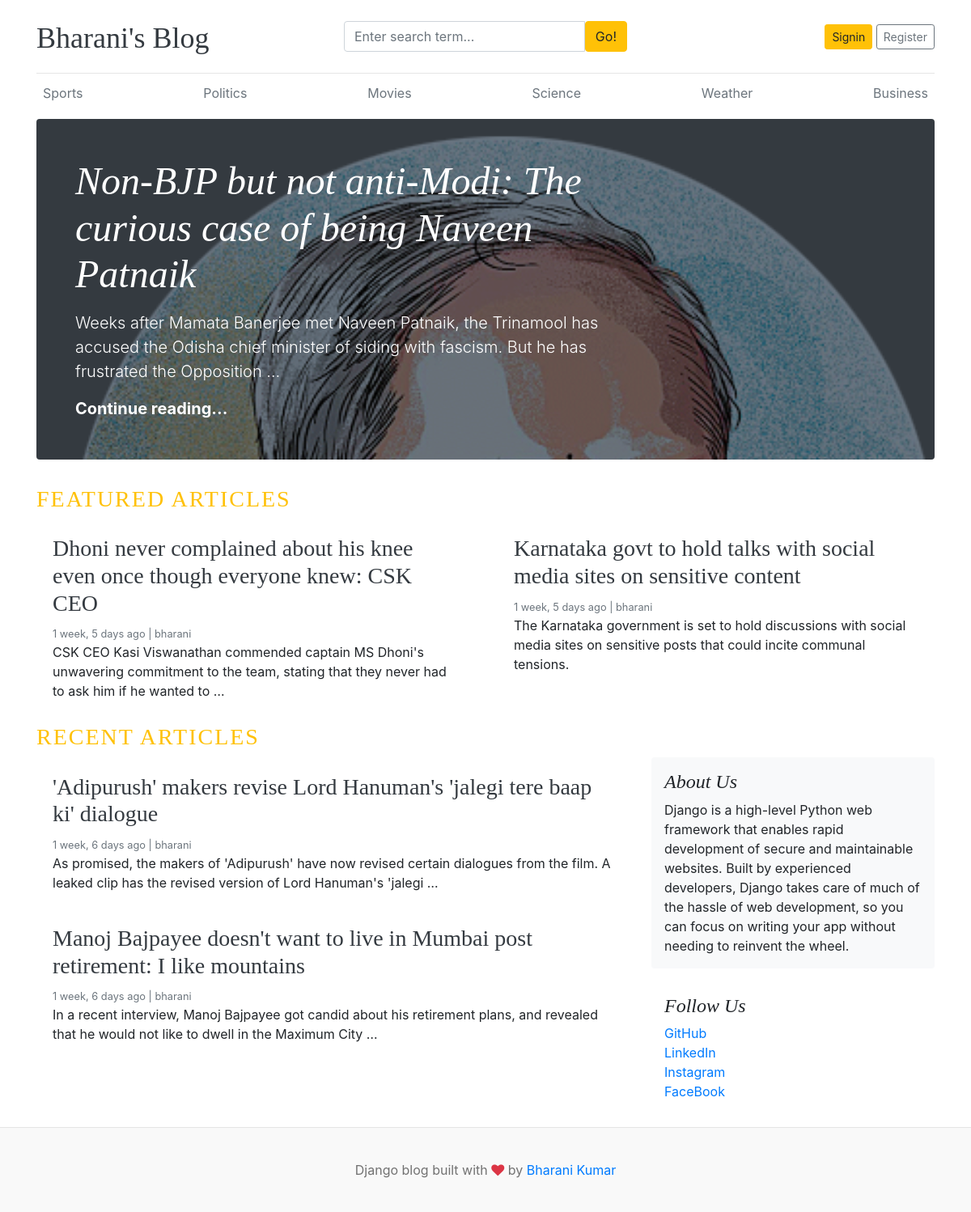
The page / on the database its author committed.
### blogs/models.py (models this page shows, shortened)
class Category(models.Model):
    category_name = models.CharField(max_length=50, unique=True)
    created_At = models.DateTimeField(auto_now_add=True)
    updated_At = models.DateTimeField(auto_now=True)
    class Meta:
        verbose_name_plural = 'categories'

class Blog(models.Model):
    title = models.CharField(max_length=100)
    slug = models.SlugField(max_length=150, unique=True, blank=True)
    category = models.ForeignKey(Category, on_delete=models.CASCADE)
    author = models.ForeignKey(User, on_delete=models.CASCADE)
    featured_image = models.ImageField(upload_to='uploads/%Y/%m/%d')
    short_discription = models.TextField(max_length=500)
    blog_body = models.TextField(max_length=2000)
    status = models.CharField(max_length=20, choices=STATUS_CHOICES, default="Draft")
    is_featured = models.BooleanField(default=False)
    created_at = models.DateTimeField(auto_now_add=True)
    updated_at = models.DateTimeField(auto_now=True)

### about/models.py (models this page shows, shortened)
class About(models.Model):
    about_heading = models.CharField(max_length=20)
    about_discription = models.TextField(max_length=290)
    class Meta:
        verbose_name_plural = 'About'

### socialLinks/models.py (models this page shows, shortened)
class SocialLink(models.Model):
    platform = models.CharField(max_length=25, unique=True)
    platform_link = models.URLField(max_length=100)

### blog_main/views.py (the view)
# urls.py: 2. Add a URL to urlpatterns:  path('', views.home, name='home')
def home(request):
    featured_posts = Blog.objects.filter(is_featured=True, status='Published').order_by('updated_at')
    posts = Blog.objects.filter(is_featured=False, status='Published')
    try:
        about = About.objects.get()
    except:
        about = None
    context = {
        'featured_posts' : featured_posts,
        'posts' : posts,
        'about' : about
    }
    return render(request, 'home.html', context)

### blogs/context_processors.py (called while the page is built)
def get_categories(request):
    categories = Category.objects.all()
    return dict(categories=categories)

def get_socialLinks(request):
    links = SocialLink.objects.all()
    return dict(links=links)

### templates/home.html
{% extends 'base.html'%}
{% block content %}
 {% for post in featured_posts %}
 {% if forloop.first %}
    <div class="jumbotron p-3 p-md-5 text-white rounded bg-dark" style="background-image: url({{ post.featured_image.url }});background-blend-mode: overlay;background-size:cover;">
        <div class="col-md-8 px-0">
          <h1 class="display-4 font-italic">{{ post.title }}</h1>
          <p class="lead my-3">{{ post.short_discription | truncatewords:25 }}</p>
          <p class="lead mb-0"><a href="{% url 'blogs' post.slug %}" class="text-white font-weight-bold">Continue reading...</a></p>
        </div>
      </div>
  {% endif %}
  {% endfor %}
  <h3 class="text-uppercase text-warning" style="letter-spacing: 2px;"> Featured Articles </h3>
  <div class="row mb-2">
    {% for post in featured_posts %}
    {% if not forloop.first %}
    <div class="col-md-6">
      <div class="card border-0" >
        <div class="card-body">
          <h3><a href="{% url 'blogs' post.slug %}" class="text-dark">{{ post.title }}</a></h3>
          <small class="mb-1 text-muted">{{ post.updated_at | timesince }} ago | {{ post.author }}</small>
          <p class="card-text">{{ post.short_discription | truncatewords:25 }}</p>
        </div>
      </div>
    </div>
    {% endif %}
    {% endfor %}
   </div>
  <h3 class="text-uppercase text-warning" style="letter-spacing: 2px;"> Recent Articles </h3>
  <main role="main" class="container p-0">
    <div class="row">
      <div class="col-md-8 blog-main">
        {% for post in posts %}
        <div class="card border-0" >
          <div class="card-body">
            <h3><a href="{% url 'blogs' post.slug %}" class="text-dark">{{ post.title }}</a></h3>
            <small class="mb-1 text-muted">{{ post.updated_at | timesince }} ago | {{ post.author }}</small>
            <p class="card-text">{{ post.short_discription | truncatewords:25 }}</p>
          </div>
        </div>
        {% endfor %}
      </div>
      <aside class="col-md-4 blog-sidebar">
        <div class="p-3 mb-3 bg-light rounded">
          <h4 class="font-italic">{{ about.about_heading }}</h4>
          <p class="mb-0">{{ about.about_discription }}</p>
        </div>
        {% if links %}
        <div class="p-3">
          <h4 class="font-italic">Follow Us</h4>
          <ol class="list-unstyled">
            {% for lnk in links %}
              <li><a href="{{ lnk.platform_link }}" target="_blank">{{ lnk.platform }}</a></li>
            {% endfor %}
          </ol>
        </div>
        {% else %}
            <p>none</p>
        {% endif %}
      </aside>
    </div>
  </main>
</div>
{% endblock %}

### templates/base.html (shortened to what this page needs)
{% load static %}
<!DOCTYPE html>
<html lang="en">
<head>
    <link href="https://getbootstrap.com/docs/4.0/dist/css/bootstrap.min.css" rel="stylesheet">
    <link href="{% static 'css/blog.css' %}" rel="stylesheet">
    <link rel="stylesheet" href="https://cdnjs.cloudflare.com/ajax/libs/font-awesome/4.7.0/css/font-awesome.min.css">
  </head>
<body>
    <div class="container">
      <header class="blog-header py-3">
        <div class="row flex-nowrap justify-content-between align-items-center">
          <div class="col-4 pt-1">
            <a class="blog-header-logo text-dark" href="{% url 'home' %}">Bharani's Blog</a>
          </div>
          <div class="col-4">
            <form action="{% url 'search' %}" method="GET">
              <div class="input-group">
                <input class="form-control" type="text" name="keyword" value="{{keyword}}" placeholder="Enter search term..." aria-label="Enter search term..." aria-describedby="button-search" />
                <button type="submit" class="btn btn-warning" id="button-search" type="button">Go!</button>
            </div>
            </form>
          </div>
          <div class="col-4 d-flex justify-content-end align-items-center">
            {% if not user.is_authenticated %}
            <a class="btn btn-sm btn-warning" href="{% url 'signin' %}">Signin</a> &nbsp;
            <a class="btn btn-sm btn-outline-secondary" href="{% url 'registration' %}">Register</a>
            {% else %}
            {% if perms.blogs.add_blog %}
            <span><a href="{% url 'dashboard' %}" class="btn btn-warning btn-sm">Dashboard</a></span>
            {% endif %}
            &emsp;
            <span><a href="{% url 'signout' %}" class="btn btn-sm btn-warning">'{{ user }}' SignOut</a></span>
            {% endif %}
          </div>
        </div>
      </header>
      <div class="nav-scroller py-1 mb-2">
        <nav class="nav d-flex justify-content-between">
          {% for cat in categories%}
          <a class="p-2 text-muted" href="{% url 'posts_by_category' cat.id %}">{{cat.category_name}}</a>
          {% endfor %}
        </nav>
      </div>
{% block content %}
{% endblock %}
<footer class="blog-footer">
    <p>Django blog built with <i class="fa fa-heart text-danger "></i> by <a href="#">Bharani Kumar</a></p>
  </footer>
  </body>
  </html>

### static/css/blog.css (style rules this page uses)
.blog-header { border-bottom: 1px solid #e5e5e5; }
.blog-header-logo { font-family: "Playfair Display", Georgia, "Times New Roman", serif; font-size: 2.25rem; }
h1, h2, h3, h4, h5, h6 { font-family: "Playfair Display", Georgia, "Times New Roman", serif; }
.display-4 { font-size: 2.5rem; }
@media (min-width: 768px) { .display-4 { font-size: 3rem; } }
.blog-footer { padding: 2.5rem 0; color: #727272; text-align: center; background-color: #f9f9f9; border-top: .05rem solid #e5e5e5; }
.blog-footer p:last-child { margin-bottom: 0; }

### rows shown on the page
Category: category_name "Sports"
Category: category_name "Politics"
Category: category_name "Movies"
Category: category_name "Science"
Category: category_name "Weather"
Category: category_name "Business"
Blog: featured_image (picture), title "Non-BJP but not anti-Modi: The curious case of being Naveen Patnaik", short_discription "Weeks after Mamata Banerjee met Naveen Patnaik, the Trinamool has accused the Odisha chief minister of siding with fascism. But he has frustrated the Opposition …"
Blog: title "Dhoni never complained about his knee even once though everyone knew: CSK CEO", updated_at "1 week, 5 days", author "bharani", short_discription "CSK CEO Kasi Viswanathan commended captain MS Dhoni's unwavering commitment to the team, stating that they never had to ask him if he wanted to …"
Blog: title "Karnataka govt to hold talks with social media sites on sensitive content", updated_at "1 week, 5 days", author "bharani", short_discription "The Karnataka government is set to hold discussions with social media sites on sensitive posts that could incite communal tensions."
Blog: title "'Adipurush' makers revise Lord Hanuman's 'jalegi tere baap ki' dialogue", updated_at "1 week, 6 days", author "bharani", short_discription "As promised, the makers of 'Adipurush' have now revised certain dialogues from the film. A leaked clip has the revised version of Lord Hanuman's 'jalegi …"
Blog: title "Manoj Bajpayee doesn't want to live in Mumbai post retirement: I like mountains", updated_at "1 week, 6 days", author "bharani", short_discription "In a recent interview, Manoj Bajpayee got candid about his retirement plans, and revealed that he would not like to dwell in the Maximum City …"
About: about_heading "About Us", about_discription "Django is a high-level Python web framework that enables rapid development of secure and maintainable websites. Built by experienced developers, Django takes care of much of the hassle of web development, so you can focus on writing your app without needing to reinvent the wheel."
SocialLink: platform "GitHub"
SocialLink: platform "LinkedIn"
SocialLink: platform "Instagram"
SocialLink: platform "FaceBook"
